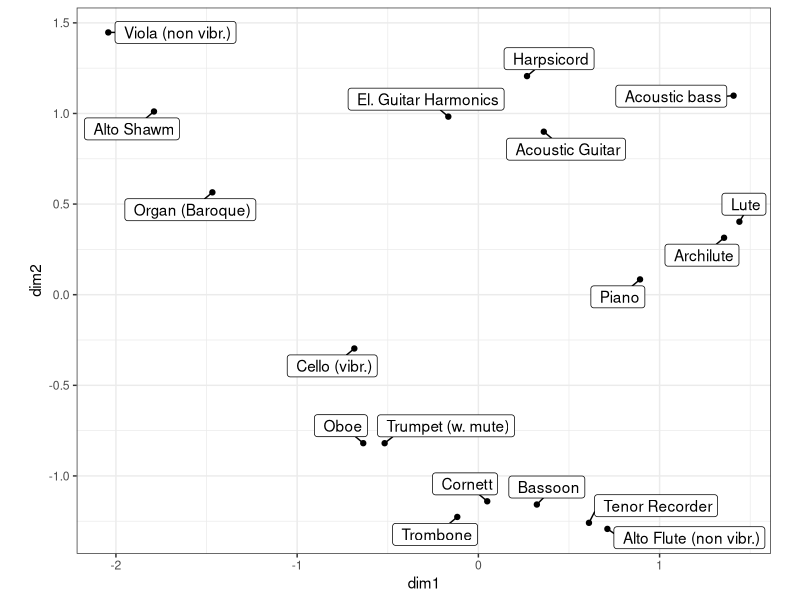
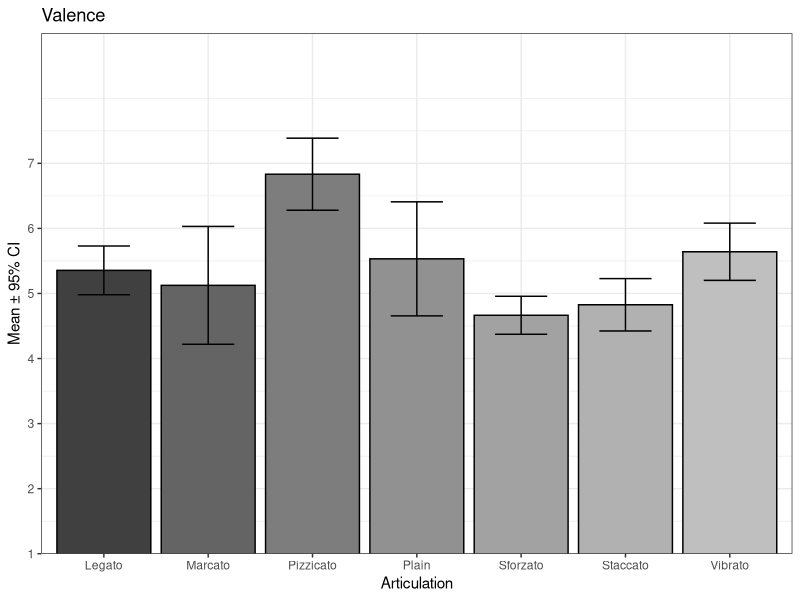
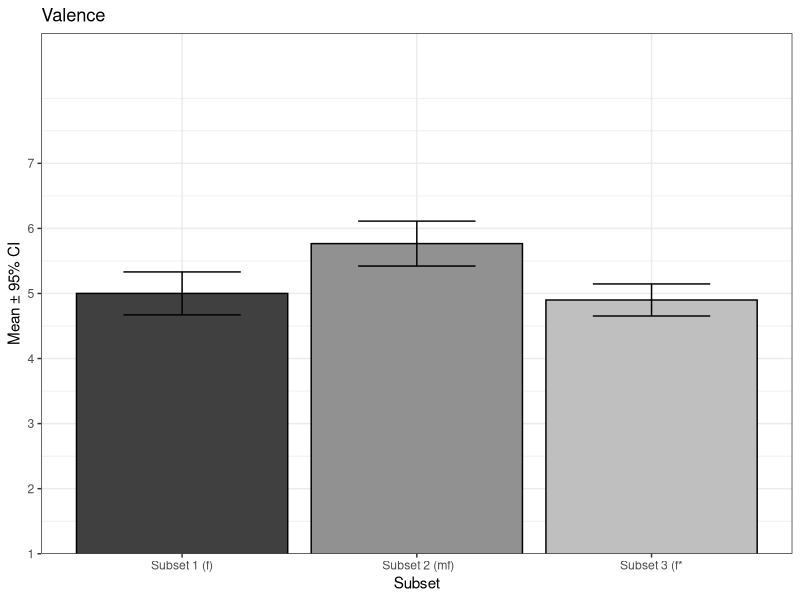

The R script that drew these images, in order:
## ---- chunk 1
knitr::opts_chunk$set(
  collapse = TRUE,
  comment = "#>",
  fig.path = "man/figures/README-",
  out.width = "75%"
)
## ---- chunk 2
d1 <- read.csv('data/exp1_mean_ratings.csv')
knitr::kable(d1[1:4,],digits = 2)
knitr::kable(cor(d1[,2:5]),digits = 2,
             caption = 'Table 1 Correlations Between the Affect Ratings (from paper, p. 52).')
## ---- chunk 3
d2 <- read.csv('data/mds_rotated.csv')
knitr::kable(d2[1:4,],digits = 2)

library(ggrepel)
g2<-ggplot(d2,aes(x=dim1,y=dim2,label=names))+
  geom_point()+
  geom_label_repel(min.segment.length = 0.2)+
  coord_fixed()+
  theme_bw()
g2
## ---- chunk 4
d3 <- read.csv('data/exp3_mean_ratings.csv')
d3$subset <- factor(d3$subset,levels = c(1,2,3),labels = c("Subset 1 (f)", " Subset 2 (mf)","Subset 3 (f*"))
knitr::kable(d3[1:4,],digits = 2)
## ---- chunk 5
knitr::kable(cor(d3[,2:5]),digits = 2,caption = 'Table 5 Correlations Between the Affect Ratings (from paper, p. 59).')
library(tidyr)
library(ggplot2)
library(dplyr)
library(Hmisc)

g1 <- d3 %>% 
  group_by(articulation) %>%
  summarise(mean= mean(valence),ci = mean_cl_normal(valence)) %>% 
  ggplot(aes(x = articulation,y = mean,fill=articulation))+
  geom_col(colour='black',show.legend = FALSE)+
  scale_y_continuous(breaks = seq(1,7,by=1), expand = c(0,0))+
  geom_errorbar(aes(ymin=ci$ymin,ymax=ci$ymax),width=0.5)+
  scale_fill_grey(start=.25,end=.75)+
  coord_cartesian(ylim = c(1, 9)) +
  ggtitle('Valence')+
  ylab('Mean ± 95% CI')+
  xlab('Articulation')+
  theme_bw()
print(g1)
## ---- chunk 6


g2 <- d3 %>% 
  group_by(subset) %>%
  summarise(mean= mean(valence),ci = mean_cl_normal(valence)) %>% 
  ggplot(aes(x = subset,y = mean,fill=subset))+
  geom_col(colour='black',show.legend = FALSE)+
  scale_y_continuous(breaks = seq(1,7,by=1), expand = c(0,0))+
  geom_errorbar(aes(ymin=ci$ymin,ymax=ci$ymax),width=0.5)+
  scale_fill_grey(start=.25,end=.75)+
  coord_cartesian(ylim = c(1, 9)) +
  ggtitle('Valence')+
  ylab('Mean ± 95% CI')+
  xlab('Subset')+
  theme_bw()
print(g2)
